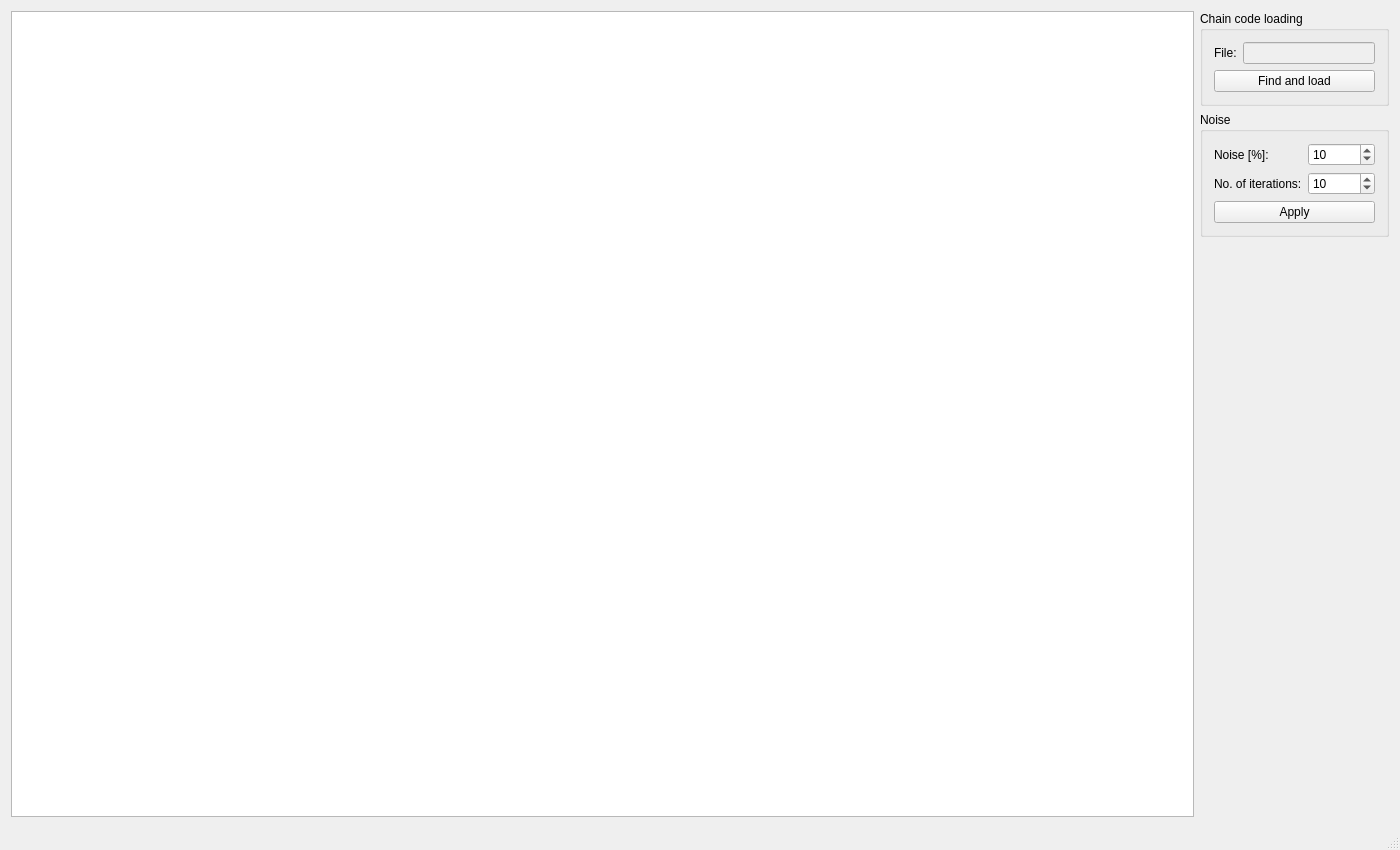
<?xml version="1.0" encoding="UTF-8"?>
<ui version="4.0">
 <class>ChainCodeNoiseClass</class>
 <widget class="QMainWindow" name="ChainCodeNoiseClass">
  <property name="geometry">
   <rect>
    <x>0</x>
    <y>0</y>
    <width>1400</width>
    <height>850</height>
   </rect>
  </property>
  <property name="windowTitle">
   <string>ChainCodeNoise</string>
  </property>
  <widget class="QWidget" name="centralWidget">
   <layout class="QHBoxLayout" name="horizontalLayout_2" stretch="1,0">
    <item>
     <widget class="Visualizator" name="imgChainCode"/>
    </item>
    <item>
     <layout class="QVBoxLayout" name="verticalLayout_2">
      <item>
       <widget class="QGroupBox" name="groupBox">
        <property name="title">
         <string>Chain code loading</string>
        </property>
        <layout class="QVBoxLayout" name="verticalLayout">
         <item>
          <layout class="QHBoxLayout" name="horizontalLayout">
           <item>
            <widget class="QLabel" name="label">
             <property name="text">
              <string>File:</string>
             </property>
            </widget>
           </item>
           <item>
            <widget class="QLineEdit" name="tbxChainCodeFile">
             <property name="enabled">
              <bool>false</bool>
             </property>
            </widget>
           </item>
          </layout>
         </item>
         <item>
          <widget class="QPushButton" name="btn_LoadChainCode">
           <property name="text">
            <string>Find and load</string>
           </property>
          </widget>
         </item>
        </layout>
       </widget>
      </item>
      <item>
       <widget class="QGroupBox" name="gbxNoise">
        <property name="enabled">
         <bool>true</bool>
        </property>
        <property name="title">
         <string>Noise</string>
        </property>
        <layout class="QVBoxLayout" name="verticalLayout_4">
         <item>
          <layout class="QVBoxLayout" name="verticalLayout_3">
           <property name="topMargin">
            <number>0</number>
           </property>
           <item>
            <layout class="QHBoxLayout" name="horizontalLayout_3">
             <item>
              <layout class="QVBoxLayout" name="verticalLayout_5">
               <item>
                <widget class="QLabel" name="label_2">
                 <property name="text">
                  <string>Noise [%]:</string>
                 </property>
                </widget>
               </item>
               <item>
                <widget class="QLabel" name="label_3">
                 <property name="text">
                  <string>No. of iterations:</string>
                 </property>
                </widget>
               </item>
              </layout>
             </item>
             <item>
              <layout class="QVBoxLayout" name="verticalLayout_6">
               <item>
                <widget class="QSpinBox" name="sbxNoiseProbability">
                 <property name="minimum">
                  <number>1</number>
                 </property>
                 <property name="maximum">
                  <number>100</number>
                 </property>
                 <property name="value">
                  <number>10</number>
                 </property>
                </widget>
               </item>
               <item>
                <widget class="QSpinBox" name="sbxNumberOfIterations">
                 <property name="minimum">
                  <number>1</number>
                 </property>
                 <property name="maximum">
                  <number>100000</number>
                 </property>
                 <property name="value">
                  <number>10</number>
                 </property>
                </widget>
               </item>
              </layout>
             </item>
            </layout>
           </item>
          </layout>
         </item>
         <item>
          <widget class="QPushButton" name="btnAddNoise">
           <property name="enabled">
            <bool>true</bool>
           </property>
           <property name="text">
            <string>Apply</string>
           </property>
          </widget>
         </item>
        </layout>
       </widget>
      </item>
      <item>
       <spacer name="verticalSpacer">
        <property name="orientation">
         <enum>Qt::Vertical</enum>
        </property>
        <property name="sizeHint" stdset="0">
         <size>
          <width>20</width>
          <height>40</height>
         </size>
        </property>
       </spacer>
      </item>
     </layout>
    </item>
   </layout>
  </widget>
  <widget class="QMenuBar" name="menuBar">
   <property name="geometry">
    <rect>
     <x>0</x>
     <y>0</y>
     <width>1400</width>
     <height>22</height>
    </rect>
   </property>
  </widget>
  <widget class="QStatusBar" name="statusBar"/>
 </widget>
 <layoutdefault spacing="6" margin="11"/>
 <customwidgets>
  <customwidget>
   <class>Visualizator</class>
   <extends>QGraphicsView</extends>
   <header>Visualizator.hpp</header>
  </customwidget>
 </customwidgets>
 <resources>
  <include location="MainWindow.qrc"/>
 </resources>
 <connections/>
</ui>
